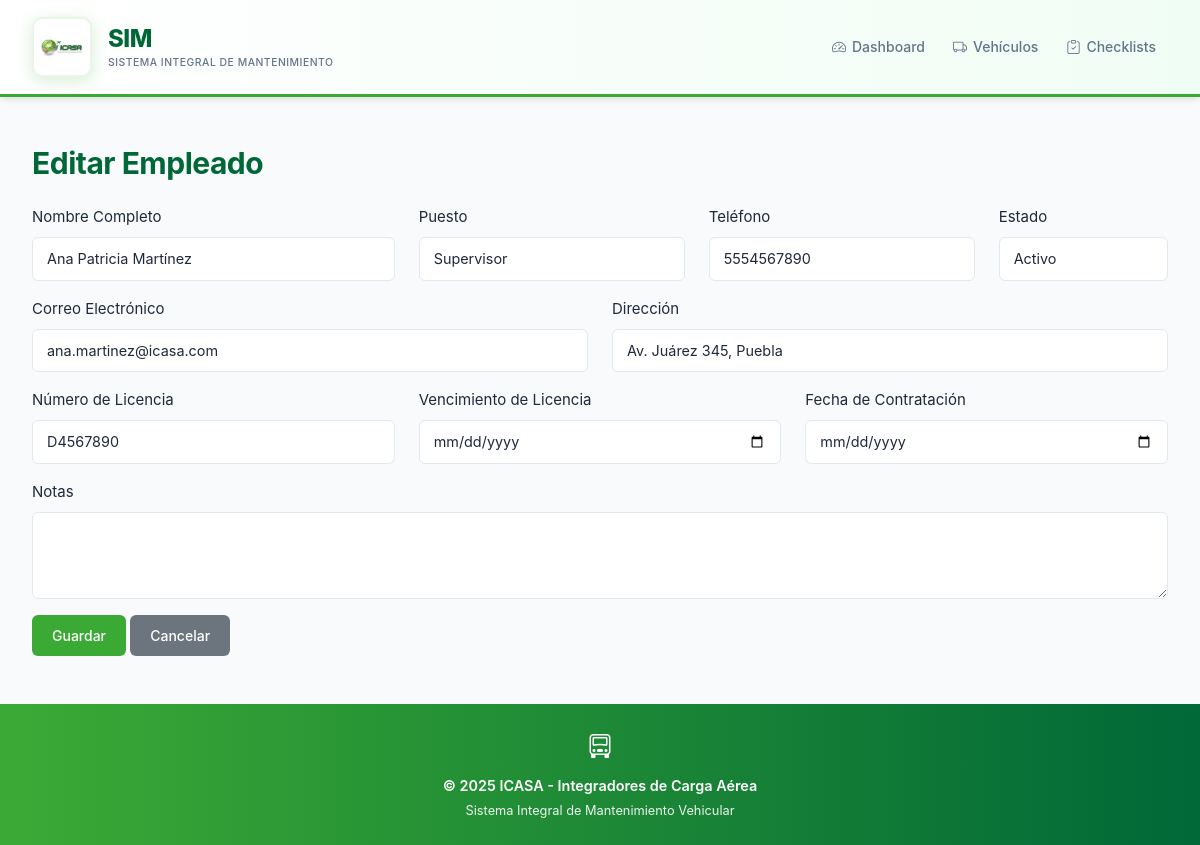
/drivers/6/update/, run on the app's committed database.
### vehicles/models.py (models this page shows, shortened)
class Driver(models.Model):
    STATUS_CHOICES = [
        ('Activo', 'Activo'),
        ('Inactivo', 'Inactivo'),
        ('Vacaciones', 'Vacaciones'),
    ]
    STATION_CHOICES = [
        ('Aguascalientes', 'Aguascalientes'),
        ('Baja California', 'Baja California'),
        ('Baja California Sur', 'Baja California Sur'),
        ('Campeche', 'Campeche'),
        ('Chiapas', 'Chiapas'),
        ('Chihuahua', 'Chihuahua'),
        ('Ciudad de México', 'Ciudad de México'),
        ('Coahuila', 'Coahuila'),
        ('Colima', 'Colima'),
        ('Durango', 'Durango'),
        ('Estado de México', 'Estado de México'),
        ('Guanajuato', 'Guanajuato'),
        ('Guerrero', 'Guerrero'),
        ('Hidalgo', 'Hidalgo'),
        ('Jalisco', 'Jalisco'),
        ('Michoacán', 'Michoacán'),
        ('Morelos', 'Morelos'),
        ('Nayarit', 'Nayarit'),
        ('Nuevo León', 'Nuevo León'),
        ('Oaxaca', 'Oaxaca'),
        ('Puebla', 'Puebla'),
        ('Querétaro', 'Querétaro'),
        ('Quintana Roo', 'Quintana Roo'),
        ('San Luis Potosí', 'San Luis Potosí'),
        ('Sinaloa', 'Sinaloa'),
        ('Sonora', 'Sonora'),
        ('Tabasco', 'Tabasco'),
        ('Tamaulipas', 'Tamaulipas'),
        ('Tlaxcala', 'Tlaxcala'),
        ('Veracruz', 'Veracruz'),
        ('Yucatán', 'Yucatán'),
        ('Zacatecas', 'Zacatecas'),
    ]
    full_name = models.CharField(max_length=200, verbose_name='Nombre Completo')
    position = models.CharField(max_length=100, default='Chofer', verbose_name='Puesto')
    station = models.CharField(max_length=100, choices=STATION_CHOICES, blank=True, null=True, verbose_name='Estación')
    phone = models.CharField(max_length=20, verbose_name='Teléfono')
    email = models.EmailField(blank=True, verbose_name='Correo Electrónico')
    address = models.TextField(blank=True, verbose_name='Dirección')
    license_number = models.CharField(max_length=50, verbose_name='Número de Licencia')
    license_expiry = models.DateField(verbose_name='Vencimiento de Licencia')
    hire_date = models.DateField(verbose_name='Fecha de Contratación')
    status = models.CharField(max_length=20, choices=STATUS_CHOICES, default='Activo', verbose_name='Estado')
    notes = models.TextField(blank=True, verbose_name='Notas')
    created_at = models.DateTimeField(auto_now_add=True)
    updated_at = models.DateTimeField(auto_now=True)
    class Meta:
        ordering = ['full_name']
        verbose_name = 'Empleado'
        verbose_name_plural = 'Lista de Empleados'

### vehicles/views_driver.py (the view, shortened to what this page needs)
# urls.py: path('drivers/<int:pk>/update/', DriverUpdateView.as_view(), name='driver_update'),
class DriverUpdateView(UpdateView):
    model = Driver
    template_name = 'vehicles/driver_form.html'
    fields = ['full_name', 'position', 'station', 'phone', 'email', 'address', 'license_number', 'license_expiry', 'hire_date', 'status', 'notes']
    success_url = reverse_lazy('driver_list')

### vehicles/templates/vehicles/driver_form.html (shortened to what this page needs)
{% extends 'vehicles/base.html' %}
{% block content %}
<h1>{% if object %}Editar{% else %}Agregar{% endif %} Empleado</h1>
<form method="post" class="mt-4">
    <div class="row">
        <div class="col-md-4 mb-3">
            <label class="form-label">Nombre Completo</label>
            <input type="text" name="full_name" class="form-control" value="{{ form.full_name.value|default:'' }}" required>
        </div>
        <div class="col-md-3 mb-3">
            <label class="form-label">Puesto</label>
            <input type="text" name="position" class="form-control" value="{{ form.position.value|default:'Chofer' }}" required>
        </div>
        <div class="col-md-3 mb-3">
            <label class="form-label">Teléfono</label>
            <input type="text" name="phone" class="form-control" value="{{ form.phone.value|default:'' }}" required>
        </div>
        <div class="col-md-2 mb-3">
            <label class="form-label">Estado</label>
            <select name="status" class="form-select" required>
                <option value="Activo">Activo</option>
            </select>
        </div>
    </div>
    <div class="row">
        <div class="col-md-6 mb-3">
            <label class="form-label">Correo Electrónico</label>
            <input type="email" name="email" class="form-control" value="{{ form.email.value|default:'' }}">
        </div>
        <div class="col-md-6 mb-3">
            <label class="form-label">Dirección</label>
            <input type="text" name="address" class="form-control" value="{{ form.address.value|default:'' }}">
        </div>
    </div>
    <div class="row">
        <div class="col-md-4 mb-3">
            <label class="form-label">Número de Licencia</label>
            <input type="text" name="license_number" class="form-control" value="{{ form.license_number.value|default:'' }}" required>
        </div>
        <div class="col-md-4 mb-3">
            <label class="form-label">Vencimiento de Licencia</label>
            <input type="date" name="license_expiry" class="form-control" value="{{ form.license_expiry.value|default:'' }}" required>
        </div>
        <div class="col-md-4 mb-3">
            <label class="form-label">Fecha de Contratación</label>
            <input type="date" name="hire_date" class="form-control" value="{{ form.hire_date.value|default:'' }}" required>
        </div>
    </div>
    <div class="mb-3">
        <label class="form-label">Notas</label>
        <textarea name="notes" class="form-control" rows="3">{{ form.notes.value|default:'' }}</textarea>
    </div>
    <button type="submit" class="btn btn-success">Guardar</button>
    <a href="{% url 'driver_list' %}" class="btn btn-secondary">Cancelar</a>
</form>
{% endblock %}

### static/css/main.css (style rules this page uses)
:root { --primary-color: #3BAA35; --secondary-color: #006837; --accent-color: #3BAA35; --accent-dark: #006837; --accent-muted: #e8f5e7; --metallic-gray: #A7A9AC; --nav-bg: #ffffff; --success-color: #3BAA35; --warning-color: #f59e0b; --danger-color: #dc2626; --info-color: #006837; --light-bg: #f8fafc; --card-bg: #ffffff; --border-color: #e2e8f0; --text-primary: #1e293b; --text-secondary: #64748b; --text-muted: #94a3b8; --shadow-sm: 0 1px 2px 0 rgba(0, 0, 0, 0.05); --shadow-md: 0 4px 6px -1px rgba(0, 0, 0, 0.1); --shadow-lg: 0 10px 15px -3px rgba(0, 0, 0, 0.1); --shadow-xl: 0 20px 25px -5px rgba(0, 0, 0, 0.1); --radius-sm: 6px; --radius-md: 10px; --radius-lg: 12px; --spacing-xs: 0.5rem; --spacing-sm: 0.75rem; --spacing-md: 1rem; --spacing-lg: 1.5rem; --spacing-xl: 2rem; }
* { margin: 0; padding: 0; box-sizing: border-box; }
body { font-family: 'Inter', -apple-system, BlinkMacSystemFont, 'Segoe UI', Roboto, sans-serif; background-color: var(--light-bg); color: var(--text-primary); line-height: 1.6; font-size: 15px; -webkit-font-smoothing: antialiased; -moz-osx-font-smoothing: grayscale; }
.btn { font-weight: 500; font-size: 0.875rem; padding: 0.625rem 1.25rem; border-radius: var(--radius-sm); transition: all 0.2s ease; border: none; display: inline-flex; align-items: center; gap: 0.5rem; cursor: pointer; }
.btn-success { background-color: var(--success-color); color: white; }
h1, h2, h3, h4, h5 { font-family: 'Inter', sans-serif; font-weight: 700; color: var(--secondary-color); letter-spacing: -0.5px; margin-bottom: 0; }
h1 { font-size: 1.875rem; }
.form-control, .form-select { border: 1px solid var(--border-color); background: #ffffff; color: var(--text-primary); border-radius: var(--radius-sm); padding: 0.625rem 0.875rem; transition: all 0.2s ease; font-size: 0.9rem; }
.form-control::placeholder { color: var(--text-muted); }

### data on the page
Driver: full_name "Ana Patricia Martínez", position "Supervisor", phone "5554567890", email "ana.martinez@icasa.com", address "Av. Juárez 345, Puebla", license_number "D4567890"
